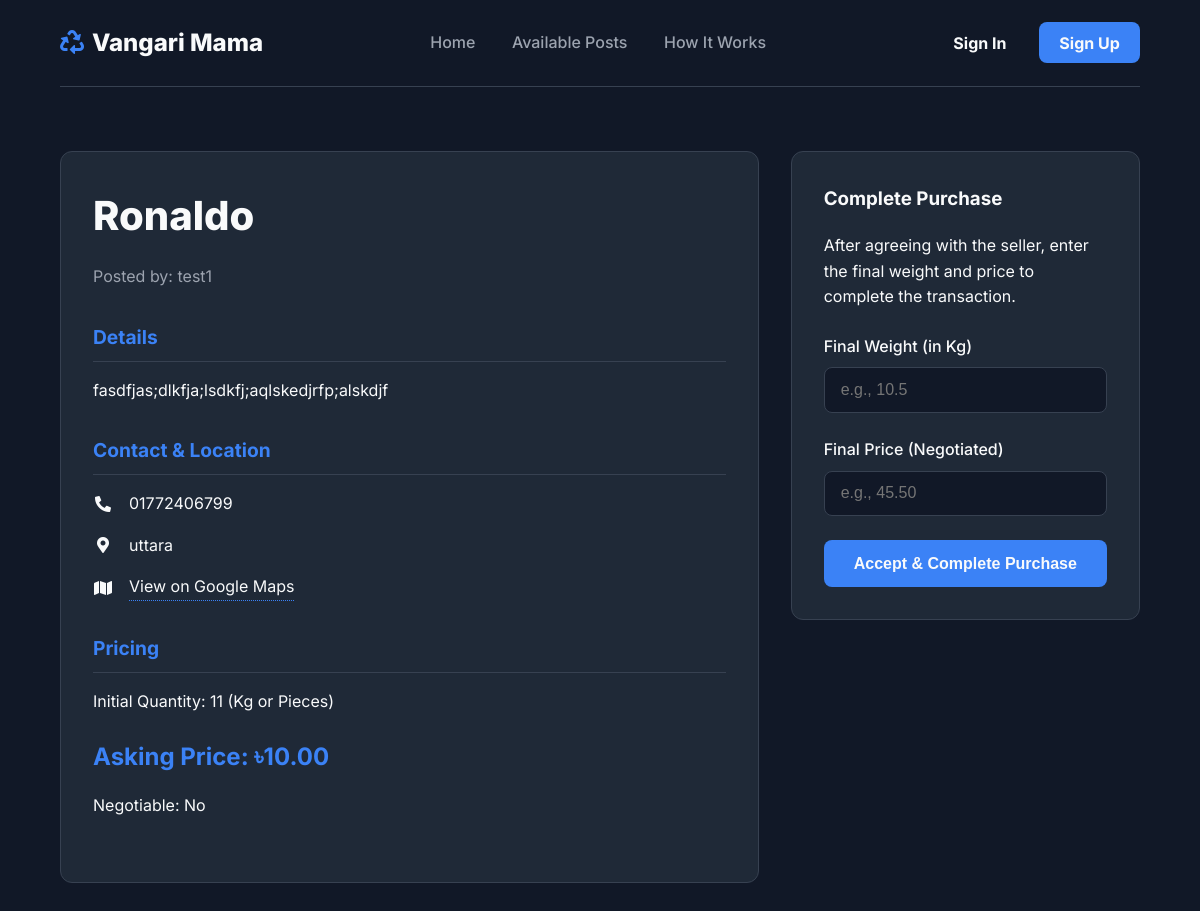
Screenshot of /post/2 with the database file from the repository.
### models.py (models this page shows, shortened)
class TrashPost(db.Model):
    id = db.Column(db.Integer, primary_key=True)
    user_id = db.Column(db.Integer, db.ForeignKey('user.id'), nullable=False)
    trash_type = db.Column(db.String(50), nullable=False)
    quantity = db.Column(db.Integer, nullable=False)
    location = db.Column(db.String(255), nullable=False)
    description = db.Column(db.Text)
    status = db.Column(db.String(20), default='available', nullable=False)
    collector_id = db.Column(db.Integer, db.ForeignKey('user.id'))
    price = db.Column(db.Numeric(10, 2), nullable=False)
    is_negotiable = db.Column(db.Boolean, default=False, nullable=False)
    created_at = db.Column(db.DateTime, default=datetime.utcnow)
    completed_at = db.Column(db.DateTime)
    final_weight_kg = db.Column(db.Float, nullable=True)
    final_sale_price = db.Column(db.Numeric(10, 2), nullable=True)
    platform_profit = db.Column(db.Numeric(10, 2), nullable=True)
    phone_number = db.Column(db.String(20), nullable=True)
    google_map_link = db.Column(db.String(500), nullable=True)

class User(UserMixin, db.Model):
    id = db.Column(db.Integer, primary_key=True)
    username = db.Column(db.String(64), unique=True, nullable=False)
    email = db.Column(db.String(120), unique=True, nullable=False)
    password_hash = db.Column(db.String(256), nullable=False)
    user_type = db.Column(db.String(20), default='user', nullable=False)
    is_admin = db.Column(db.Boolean, default=False)
    total_earnings = db.Column(db.Numeric(10, 2), default=0.00)
    created_at = db.Column(db.DateTime, default=datetime.utcnow)
    posts = db.relationship('TrashPost', foreign_keys='TrashPost.user_id', backref='owner', lazy='dynamic')
    collections = db.relationship('TrashPost', foreign_keys='TrashPost.collector_id', backref='collector', lazy='dynamic')

### routes.py (the view)
@app.route('/post/<int:post_id>')
def view_post(post_id):
    post = TrashPost.query.get_or_404(post_id)
    return render_template('view_post.html', title=post.trash_type, post=post)

### templates/view_post.html (shortened to what this page needs)
{% extends "base.html" %}
{% block content %}
<div class="container">
    <div class="post-details-grid">
        <div class="post-info-card">
            <h1 class="post-title">{{ post.trash_type.title() }}</h1>
            <p class="posted-by">Posted by: {{ post.owner.username }}</p>
            <div class="info-section">
                <h3>Details</h3>
                <p>{{ post.description }}</p>
            </div>
            <div class="info-section">
                <h3>Contact & Location</h3>
                <p><i class="fas fa-phone-alt fa-fw"></i> {{ post.phone_number }}</p>
                <p><i class="fas fa-map-marker-alt fa-fw"></i> {{ post.location }}</p>
                {% if post.google_map_link %}
                <p><i class="fas fa-map fa-fw"></i> <a href="{{ post.google_map_link }}" target="_blank">View on Google Maps</a></p>
                {% endif %}
            </div>
            <div class="info-section">
                <h3>Pricing</h3>
                <p>Initial Quantity: {{ post.quantity }} (Kg or Pieces)</p>
                <p class="asking-price">Asking Price: ৳{{ post.price }}</p>
                <p>Negotiable: {{ 'Yes' if post.is_negotiable else 'No' }}</p>
            </div>
        </div>
        <div class="transaction-card">
            <h3>Complete Purchase</h3>
            <p>After agreeing with the seller, enter the final weight and price to complete the transaction.</p>
            <form method="POST" action="{{ url_for('complete_transaction', post_id=post.id) }}" class="transaction-form">
                <div class="form-group">
                    <label for="final_weight" class="form-label">Final Weight (in Kg)</label>
                    <input type="number" step="0.01" name="final_weight" class="form-control" placeholder="e.g., 10.5" required>
                </div>
                <div class="form-group">
                    <label for="final_price" class="form-label">Final Price (Negotiated)</label>
                    <input type="number" step="0.01" name="final_price" class="form-control" placeholder="e.g., 45.50" required>
                </div>
                <button type="submit" class="form-btn">Accept & Complete Purchase</button>
            </form>
        </div>
    </div>
</div>
{% endblock %}

### templates/base.html (style rules this page uses)
:root { --dark-bg: #111827; --dark-card: #1F2937; --primary-blue: #3B82F6; --primary-hover: #2563EB; --text-light: #F9FAFB; --text-muted: #9CA3AF; --border-color: #374151; }
body { background-color: var(--dark-bg); color: var(--text-light); font-family: 'Inter', sans-serif; margin: 0; line-height: 1.6; }
.container { width: 90%; max-width: 1200px; margin: 0 auto; }
.form-group { margin-bottom: 1.5rem; }
.form-group .form-label { display: block; margin-bottom: 0.5rem; font-weight: 500; }
.form-control { width: 100%; padding: 0.8rem 1rem; background-color: var(--dark-bg); border: 1px solid var(--border-color); border-radius: 0.5rem; color: var(--text-light); font-size: 1rem; box-sizing: border-box; }
.form-btn { width: 100%; padding: 0.9rem; border: none; border-radius: 0.5rem; background-color: var(--primary-blue); color: var(--text-light); font-size: 1rem; font-weight: 700; cursor: pointer; }
.post-details-grid { display: grid; grid-template-columns: 2fr 1fr; gap: 2rem; align-items: flex-start; }
.post-info-card, .transaction-card { background-color: var(--dark-card); padding: 2rem; border-radius: 0.75rem; border: 1px solid var(--border-color); }
.post-title { font-size: 2.5rem; font-weight: 800; margin-top: 0; margin-bottom: 0.5rem; color: var(--text-light); }
.posted-by { color: var(--text-muted); margin-bottom: 2rem; font-size: 1rem; }
.info-section { margin-bottom: 2rem; }
.info-section h3 { font-size: 1.2rem; color: var(--primary-blue); margin-bottom: 1rem; border-bottom: 1px solid var(--border-color); padding-bottom: 0.5rem; }
.info-section p { display: flex; align-items: center; margin-bottom: 0.5rem; }
.info-section p i { margin-right: 1rem; width: 20px; }
.info-section a { color: var(--text-light); text-decoration: none; border-bottom: 1px dotted var(--primary-blue); }
.asking-price { font-size: 1.5rem; font-weight: 700; color: var(--primary-blue); }
.transaction-card h3 { margin-top: 0; }
.transaction-form { margin-top: 1.5rem; }

### rows the page displays
TrashPost: trash_type "Ronaldo", description "fasdfjas;dlkfja;lsdkfj;aqlskedjrfp;alskdjf", phone_number "01772406799", location "uttara", quantity "11", price "10.00", is_negotiable "No"
User: owner.username "test1"
